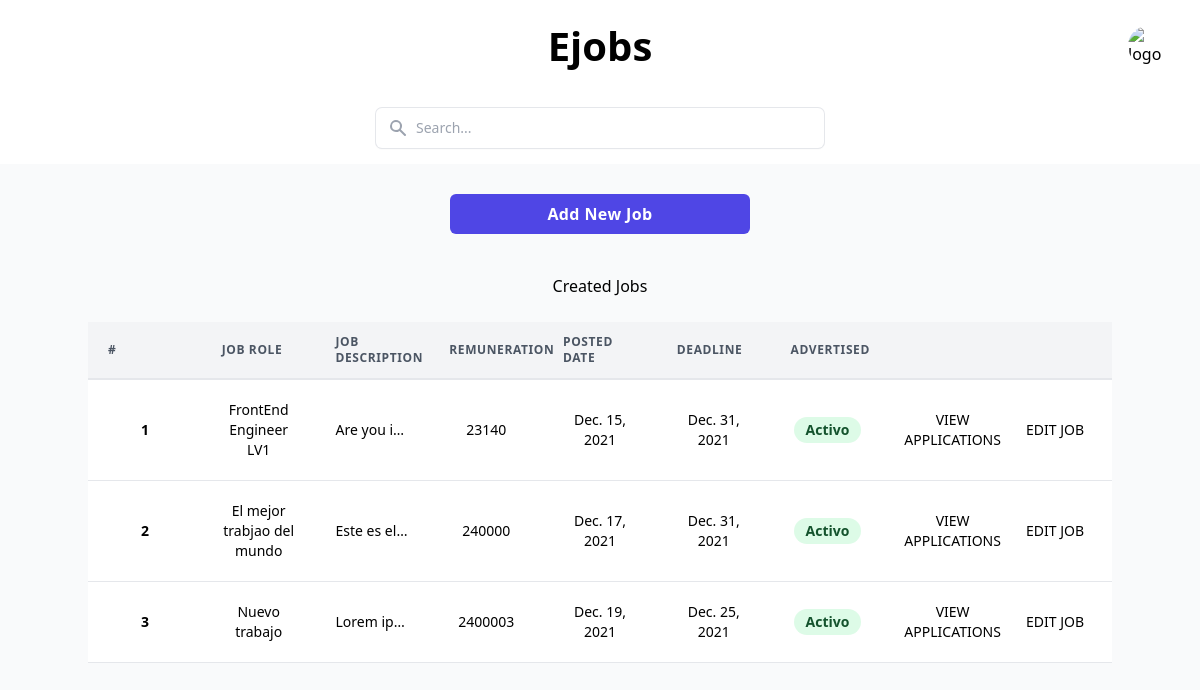
Screenshot of /manage_jobs (signed in) with the database file from the repository.
### ejob_app/models.py (models this page shows, shortened)
class Job(models.Model):
    job_role = models.CharField(max_length=255)
    keywords = models.TextField(max_length=1000, default='no_indexing')
    job_description = models.CharField(max_length=1000)
    organization = models.CharField(max_length=255)
    remuneration = models.IntegerField()
    location = models.CharField(max_length=255)
    category = models.ForeignKey(Category, on_delete=models.SET_NULL,null=True)
    sub_category = models.ForeignKey(Subcategory, on_delete=models.SET_NULL, null=True)
    skill_required_1 = models.CharField(max_length=255)
    skill_required_2 = models.CharField(max_length=255)
    skill_required_3 = models.CharField(max_length=255, blank=True, null=True)
    skill_required_4 = models.CharField(max_length=255, blank=True, null=True)
    skill_required_5 = models.CharField(max_length=255, blank=True, null=True)
    deadline = models.DateField()
    posted_date = models.DateField(auto_now_add=True)
    job_ad_flag = models.CharField(max_length=1)
    recruiter = models.ForeignKey(RecruiterProfile,on_delete=models.CASCADE)

### ejob_app/views.py (the view)
# urls.py: path("manage_jobs", views.JobController.manage_jobs, name='manage_jobs'),
    @staticmethod
    @login_required
    def manage_jobs(request):
        try:
            r_profile = RecruiterProfile.objects.get(recruiter_id=request.user.id)
            job_list = Job.objects.filter(recruiter_id=r_profile.id)
            args = {'jobs': job_list}
        except:
            job_list = []
            args = {'jobs': job_list}
        return render(request, 'ejob_app/managejobs.html', args)

### ejob/templates/ejob_app/managejobs.html (shortened to what this page needs)
{%  extends "layout.html" %}
{% block content %}
    <div class="container mx-auto">
        <div class="add-job text-center">
            <a class="text-center" href="{% url 'add_job' %}">
                <button class="btn btn-info text-center bg-indigo-600 px-4 py-2 rounded-md text-white font-semibold tracking-wide cursor-pointer" style="width: 300px; margin-top: 30px">  Add New Job </button>
            </a>
        </div>
        </div >
    <div class="container mx-auto">
            {% if jobs %}
                <div class="text-center" style="margin-top: 40px">
                    <h2 > Created Jobs </h2>
                </div>
                <table class="table table-dark table-striped text-center mt-6 rounded mx-auto">
                      <thead>
                        <tr >
                             <th scope="col" class="px-5 py-3 border-b-2 border-gray-200 bg-gray-100 text-left text-xs font-semibold text-gray-600 uppercase tracking-wider">#</th>
                             <th scope="col" class="px-5 py-3 border-b-2 border-gray-200 bg-gray-100 text-left text-xs font-semibold text-gray-600 uppercase tracking-wider">Job Role</th>
                             <th scope="col" class="px-5 py-3 border-b-2 border-gray-200 bg-gray-100 text-left text-xs font-semibold text-gray-600 uppercase tracking-wider">Job Description</th>
                             <th scope="col" class="px-5 py-3 border-b-2 border-gray-200 bg-gray-100 text-left text-xs font-semibold text-gray-600 uppercase tracking-wider">Remuneration</th>
                             <th scope="col" class="px-5 py-3 border-b-2 border-gray-200 bg-gray-100 text-left text-xs font-semibold text-gray-600 uppercase tracking-wider">Posted Date</th>
                             <th scope="col" class="px-5 py-3 border-b-2 border-gray-200 bg-gray-100 text-left text-xs font-semibold text-gray-600 uppercase tracking-wider">Deadline</th>
                             <th scope="col" class="px-5 py-3 border-b-2 border-gray-200 bg-gray-100 text-left text-xs font-semibold text-gray-600 uppercase tracking-wider"> Advertised</th>
                             <th scope="col" class="px-5 py-3 border-b-2 border-gray-200 bg-gray-100 text-left text-xs font-semibold text-gray-600 uppercase tracking-wider"></th>
                             <th scope="col" class="px-5 py-3 border-b-2 border-gray-200 bg-gray-100 text-left text-xs font-semibold text-gray-600 uppercase tracking-wider"></th>
                        </tr>
                      </thead>
                        <tbody>
                {%  for item in jobs %}
                    {% if item.job_ad_flag == 'Y' or item.job_ad_flag == 'y' %}
                        <tr>
                            <th scope="row" class="px-5 py-5 border-b border-gray-200 bg-white text-sm">{{ forloop.counter }}</th>
                             <td class="px-5 py-5 border-b border-gray-200 bg-white text-sm">{{ item.job_role }}</td>
                             <td class="px-5 py-5 border-b border-gray-200 bg-white text-sm truncate"><span class="truncate w-10">{{ item.job_description }}</span></td>
                             <td class="px-5 py-5 border-b border-gray-200 bg-white text-sm">{{ item.remuneration }}</td>
                             <td class="px-5 py-5 border-b border-gray-200 bg-white text-sm">{{ item.posted_date }}</td>
                             <td class="px-5 py-5 border-b border-gray-200 bg-white text-sm">{{ item.deadline }}</td>
                             <td class="px-5 py-5 border-b border-gray-200 bg-white text-sm">
                            {% if item.job_ad_flag == 'Y' or item.job_ad_flag == 'y' %}
                                <span class="relative inline-block px-3 py-1 font-semibold text-green-900 leading-tight">
                                        <span aria-hidden="" class="absolute inset-0 bg-green-200 opacity-50 rounded-full"></span>
									<span class="relative">Activo</span>
								</span>
                            {% elif item.job_ad_flag == 'S' or item.job_ad_flag == 's' %}
                                  <span class="relative inline-block px-3 py-1 font-semibold text-orange-900 leading-tight">
                                        <span aria-hidden="" class="absolute inset-0 bg-orange-200 opacity-50 rounded-full"></span>
									<span class="relative">Suspended</span>
									</span>
                            {% else %}
                                <span class="relative inline-block px-3 py-1 font-semibold text-red-900 leading-tight">
                                        <span aria-hidden="" class="absolute inset-0 bg-red-200 opacity-50 rounded-full"></span>
									<span class="relative">Inactive</span>
									</span>
                            {% endif %}
                                </td>
                            <td class="px-5 py-5 border-b border-gray-200 bg-white text-sm">
                                <a href="{% url 'applications' item.id  %}">
                                    <button  class="btn-sm btn-info"> VIEW APPLICATIONS
                                </button></a>
                            </td>
                            <td class="px-5 py-5 border-b border-gray-200 bg-white text-sm">
                                <a href="{% url 'job_edit' item.id  %}"> <button  class="btn-sm btn-warning"> EDIT JOB
                            </button> </a></td>
                        </tr>
                    {% endif %}
                {% endfor %}
                </tbody>
                </table>
            {% else %}
                <h6 style="margin-top: 100px;color: #c9302c" > You have not created any jobs </h6>
             {% endif %}
    </div>
{%  endblock %}

### ejob/static/ejob_app/css/main.css (style rules this page uses)
.table { width: 100%; table-layout: fixed; margin-bottom: 32px; }
td { max-width: 250px; }

### rows the page displays
Job: job_role "FrontEnd Engineer LV1", job_description "Are you i…", remuneration "23140", posted_date "Dec. 15, 2021", deadline "Dec. 31, 2021", job_ad_flag "Y" (drawn)
Job: job_role "El mejor trabjao del mundo", job_description "Este es el…", remuneration "240000", posted_date "Dec. 17, 2021", deadline "Dec. 31, 2021", job_ad_flag "Y" (drawn)
Job: job_role "Nuevo trabajo", job_description "Lorem ip…", remuneration "2400003", posted_date "Dec. 19, 2021", deadline "Dec. 25, 2021", job_ad_flag "Y" (drawn)
